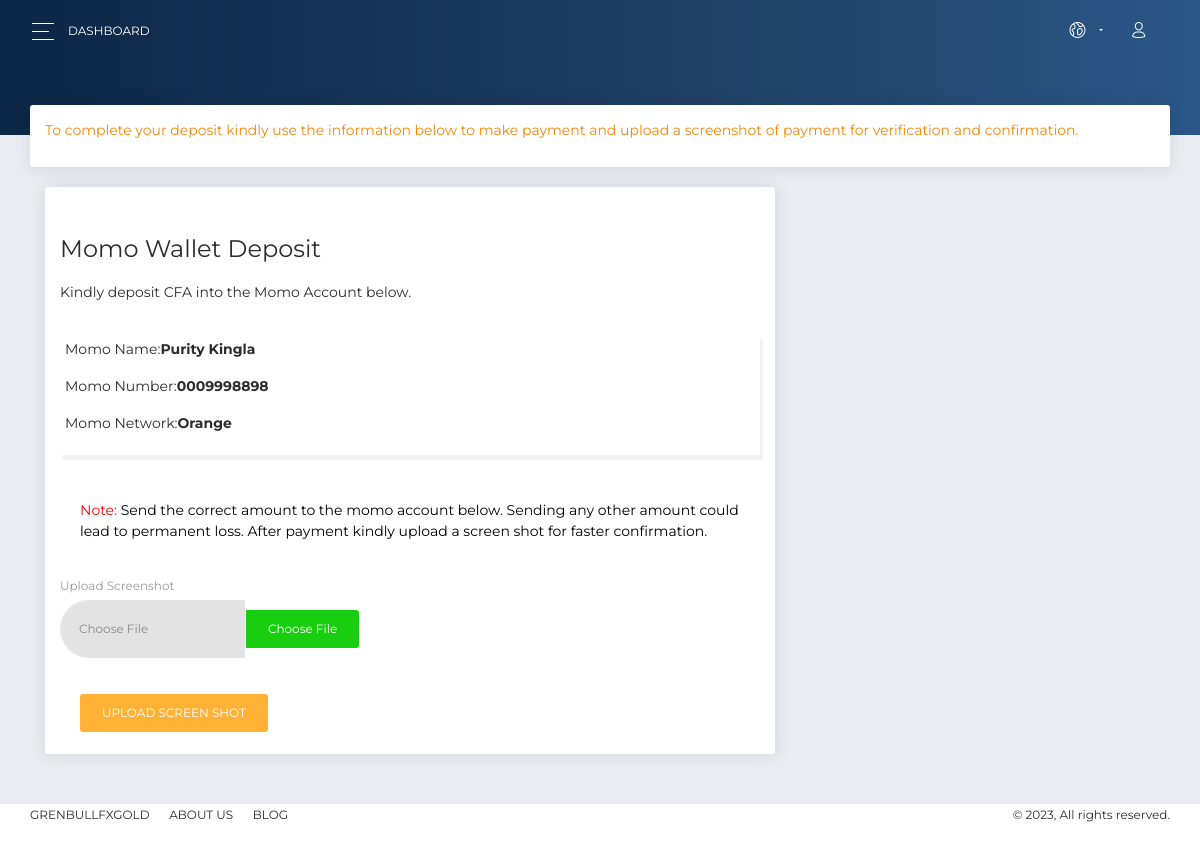
Screenshot of /account/momo.php (signed in) with the database file from the repository.
### tables this page shows
CREATE TABLE `central_account` (
  `cid` int(11) NOT NULL,
  `momo_name` varchar(30) DEFAULT NULL,
  `momo_number` varchar(20) DEFAULT NULL,
  `network` varchar(30) DEFAULT NULL,
  `status` int(11) NOT NULL DEFAULT 1,
  `fund_type` varchar(10) NOT NULL,
  `wallet_type` varchar(20) NOT NULL,
  `wallet_address` text NOT NULL,
  `qr_code` text NOT NULL
);

### account/momo.php (the view, shortened to what this page needs)
<?php
include_once("auth.php");
?>
<head>
  <link rel="stylesheet" href="https://use.fontawesome.com/releases/v5.7.1/css/all.css">
  <link href="./assets/css/bootstrap.min.css" rel="stylesheet" />
  <link href="./assets/css/now-ui-dashboard.css?v=1.5.0" rel="stylesheet" />
  <link href="./assets/demo/demo.css" rel="stylesheet" />
</head>
<body class="user-profile">
  <div class="wrapper ">
    <div class="main-panel" id="main-panel">
      <?php include("navbar.php"); ?>
      <div class="panel-header panel-header-sm">
      </div>
      <div class="content">
      <div class="row">
            <div class="col-sm-12 mb-4 mb-xl-0">
                <div class="card">
                    <div class="card-body">
			        <p><span style='color:#f98604'>To complete your deposit kindly use the information below to make payment
                    and upload a screenshot of payment for verification and confirmation. </span></p>
                    </div>
                </div>
                <div class="col-md-8">
            <div class="card">
              <div class="card-header">
                <h4>Momo Wallet Deposit</h4>
                <p>Kindly deposit <?php echo $amount ?>CFA into the Momo Account below.</p>
              </div>
              <div class="card-body">
					<div class="row">
					    <?php
				  $check_inv = "SELECT * FROM central_account WHERE fund_type='momo'";
						$res_inv =mysqli_query($cxn, $check_inv);
							while($row = mysqli_fetch_assoc($res_inv)){
							extract($row);
					?>
					<div class="col-md-12">
                  <div class="form-group" style='padding:5px;box-shadow:3px 5px #f2f2f6'>
				  <p>Momo Name:<strong><?php echo $momo_name ?></strong><br>  </p>
          <p>Momo Number:<strong><?php echo $momo_number ?></strong> </p>
          <p>Momo Network:<strong><?php echo $network ?></strong></p>
                  </div>
                  </div>
				<?php }  ?>
			<p style="background:#fff;padding:20px;color:#000;margin:15px"><span style="color:#f00">Note: </span> Send the correct amount to the momo account below. Sending any other amount could lead to permanent loss. After payment kindly upload a screen shot for faster confirmation.</p>
				<form action="processupdate.php" method="post"  enctype="multipart/form-data">
                      <div class="col-md-12">
                        <div class="form-group">
                      <label>Upload Screenshot</label>
                      <div class="input-group col-xs-12">
                        <input type="text" class="form-control file-upload-info" disabled placeholder="Choose File">
                        <span class="input-group-append">
                          <button class="file-upload-browse btn btn-success btn-icon-text" type="button">
						  <i class="mdi mdi-upload btn-icon-prepend"></i>  Choose File</button>
                        </span>
                      </div>
                    </div>
                     </div>
               </div>
			 <div class="card-footer">
                <button type="submit" name="momo_proof" class="btn btn-fill btn-warning">UPLOAD SCREEN SHOT</button>
              </div>
            </div>
        </div>
           </div>
          </div>
            </div>
        </div>
      </div>
      <?php include("footer.php"); ?>

### rows the page displays
central_account: momo_name "Purity Kingla", momo_number "0009998898", network "Orange"
